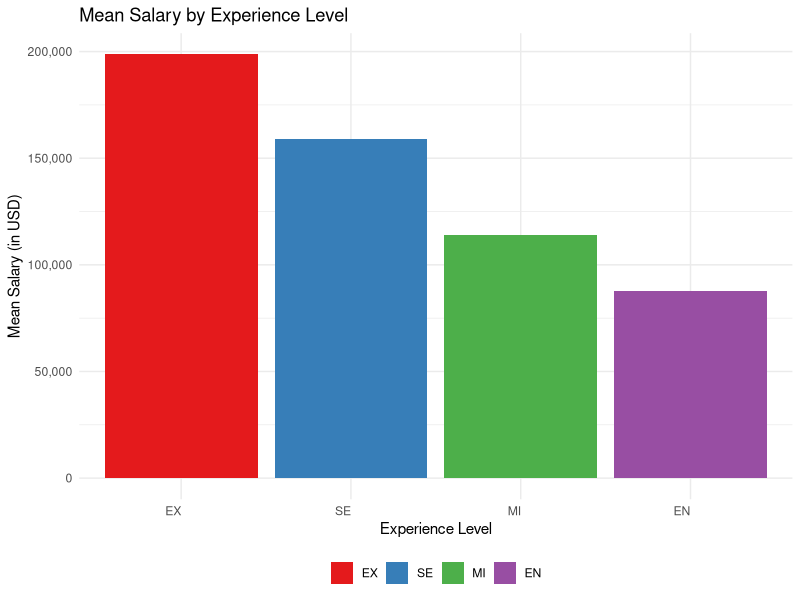
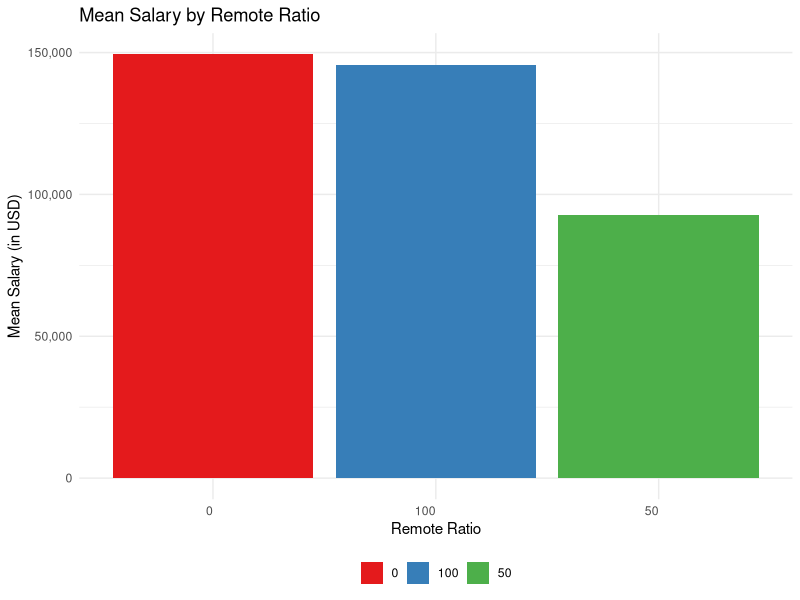
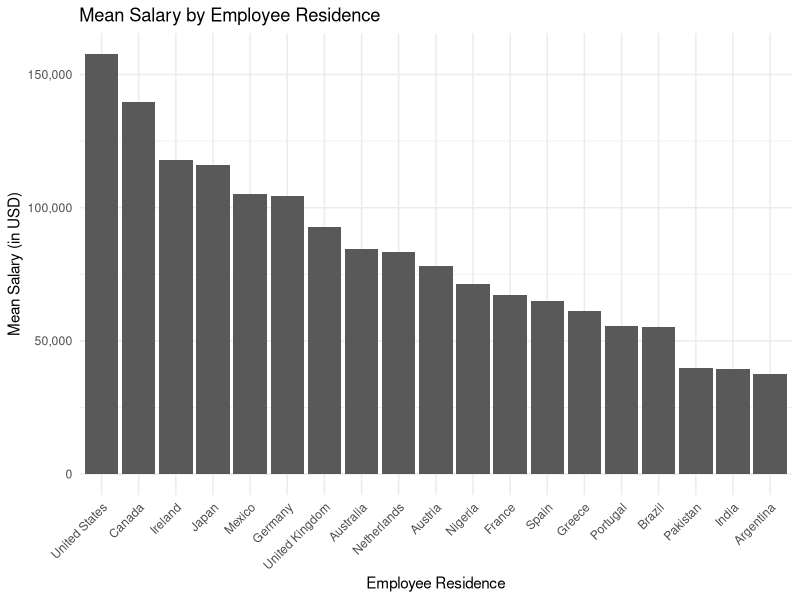
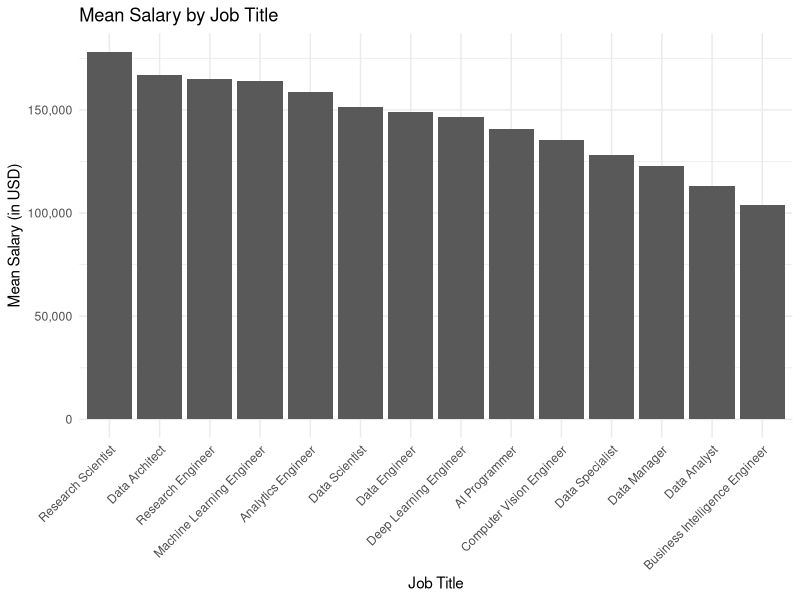

Reproduce these figures in R, in order.
## ---- chunk 1
knitr::opts_chunk$set(echo   =FALSE,      ## show or suppress the code
                      include=TRUE ,      ## show or suppress the output
                      message=FALSE,      ## omit messages generated by code
                      warning=FALSE,      ## omit warnings generated by code
                      comment=NA,         ## removes the ## from in front of outputs
                      fig.align="center", ## centers all figures
                      fig.height = 5,     ## set the default height
                      fig.weight = 5      ## set the default width
                      )

library(dplyr)
library(readr)
library(ggplot2)
## ---- chunk 2
data <- read_csv("../cleaned_jobs.csv")
data <- data %>%
  mutate(remote_ratio = as.factor(remote_ratio))

## ---- chunk 3
avg_salary_plot <- function(column, col_name) {
  # Ensure the column is a symbol
  col_sym <- rlang::sym(column)
  
  # Calculate average salary and reorder the factor
  avg_salary <- data %>%
    group_by(!!col_sym) %>%
    summarize(avg_salary = mean(salary_in_usd, na.rm = TRUE)) %>%
    ungroup() %>% # Ungroup to ensure the mutate affects the entire dataframe
    mutate(!!col_sym := forcats::fct_reorder(!!col_sym, avg_salary, .desc = TRUE))

  ggplot(avg_salary, aes_string(x = column, y = "avg_salary", fill = column)) +
    geom_bar(stat = "identity", position = position_dodge()) +
    scale_y_continuous(labels = scales::comma) +
    labs(title = paste("Mean Salary by", col_name), x = col_name, y = "Mean Salary (in USD)") +
    theme_minimal() +
    scale_fill_brewer(palette = "Set1") +
    theme(legend.title = element_blank(),
          legend.position = "bottom",
          axis.text.x = element_text(hjust = 1))
}

## ---- chunk 4
avg_salary_plot("experience_level", "Experience Level")
## ---- chunk 5
avg_salary_plot("remote_ratio", "Remote Ratio")
## ---- chunk 6
avg_salary_plot2 <- function(column, col_name) {
  # Ensure the column is a symbol
  col_sym <- rlang::sym(column)
  
  # Calculate average salary and reorder the factor
  avg_salary <- data %>%
    group_by(!!col_sym) %>%
    summarize(avg_salary = mean(salary_in_usd, na.rm = TRUE)) %>%
    ungroup() %>% # Ungroup to ensure the mutate affects the entire dataframe
    mutate(!!col_sym := forcats::fct_reorder(!!col_sym, avg_salary, .desc = TRUE))

  ggplot(avg_salary, aes_string(x = column, y = "avg_salary")) +
    geom_bar(stat = "identity", position = position_dodge()) +
    scale_y_continuous(labels = scales::comma) +
    labs(title = paste("Mean Salary by", col_name), x = col_name, y = "Mean Salary (in USD)") +
    theme_minimal() +
    theme(axis.text.x = element_text(angle = 45, hjust = 1))
}
## ---- chunk 7
avg_salary_plot2("employee_residence", "Employee Residence")
## ---- chunk 8
avg_salary_plot2("job_title", "Job Title")
